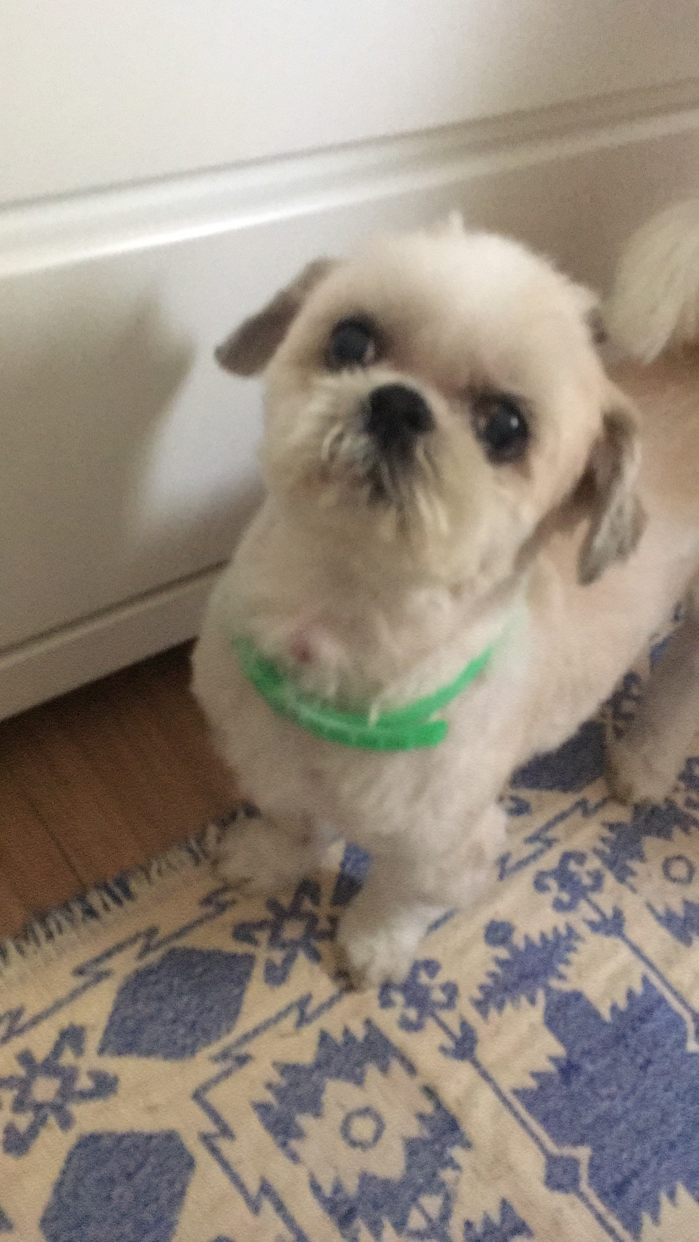
#> input picture AULA1_16/Laio.JPG, 2096 x 3724 px (shown at 1/3 size)
$ python aula3.py
#> lines starting #> are read from the running program, lines starting #| are printed output that depends on the picture
#> further down, img is the input picture: shape (3724, 2096, 3); mean B, G, R 128.6, 141.2, 152.1
import cv2 as cv
import numpy as np


def scale(frame, scale):
#> called with scale = 0.2
    altura = int(frame.shape[0]*scale)
#> altura = 744
    largura = int(frame.shape[1]*scale)
#> largura = 419
    dimensoes = (largura, altura)
#> dimensoes = (419, 744)
    return cv.resize(frame, dimensoes, interpolation=cv.INTER_AREA)
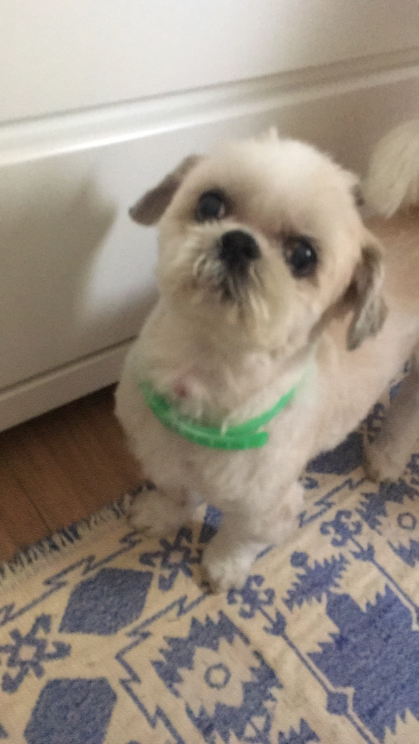
#> returned value: shape (744, 419, 3); mean of channels 0, 1, 2 128.6, 141.2, 152.1; drawn as B, G, R


blank = np.zeros((500, 500, 3), dtype='uint8')
cv.imshow("Preto", blank)


img = cv.imread("Laio.JPG")
cv.imshow("laio", scale(img, 0.2))
# pintar a imagem com certa cor
blank[:] = 0, 255, 0
cv.imshow("Verde", blank)
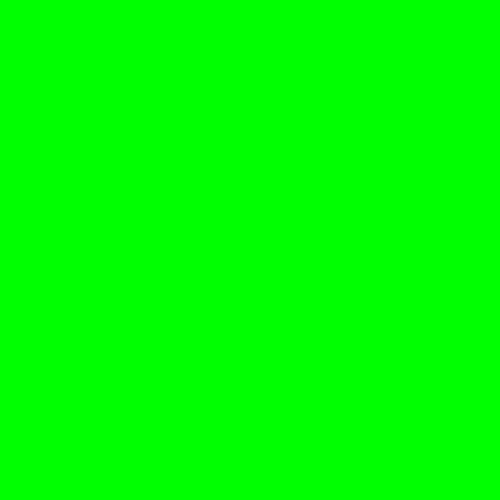
#> window 'Verde': shape (500, 500, 3); mean B, G, R 0, 255, 0
# desenhar um retangulo
cv.rectangle(blank, (0, 0), (250, 250), (0, 0, 255), thickness=2)

cv.rectangle(blank, (400, 400), (300, 200), (255, 0, 0), thickness=cv.FILLED)

cv.imshow("retangulo", blank)
# desenhar um circulo
cv.circle(blank, (300, 100), 50, (0, 0, 0), thickness=3)
cv.imshow("circulo", blank)

# desenhar um linha
cv.line(blank, (500, 0), (0, 500), (255, 255, 255), thickness=30)
cv.imshow("linha", blank)
# escrever texto
cv.putText(blank, 'Dinossauro bebado', (200, 400),
           cv.FONT_HERSHEY_TRIPLEX, 1.0, (0, 0, 0), thickness=2)
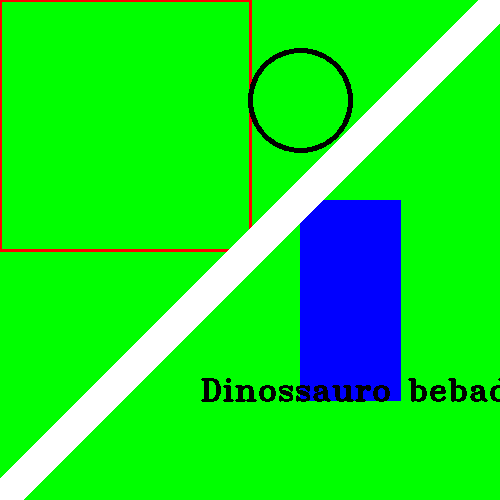
#> blank: shape (500, 500, 3); mean of channels 0, 1, 2 42.1, 228.7, 24.7; drawn as B, G, R
cv.imshow("texto", blank)
cv.waitKey(0)

$ run again, with AULA1_16/china.jpg copied over AULA1_16/Laio.JPG
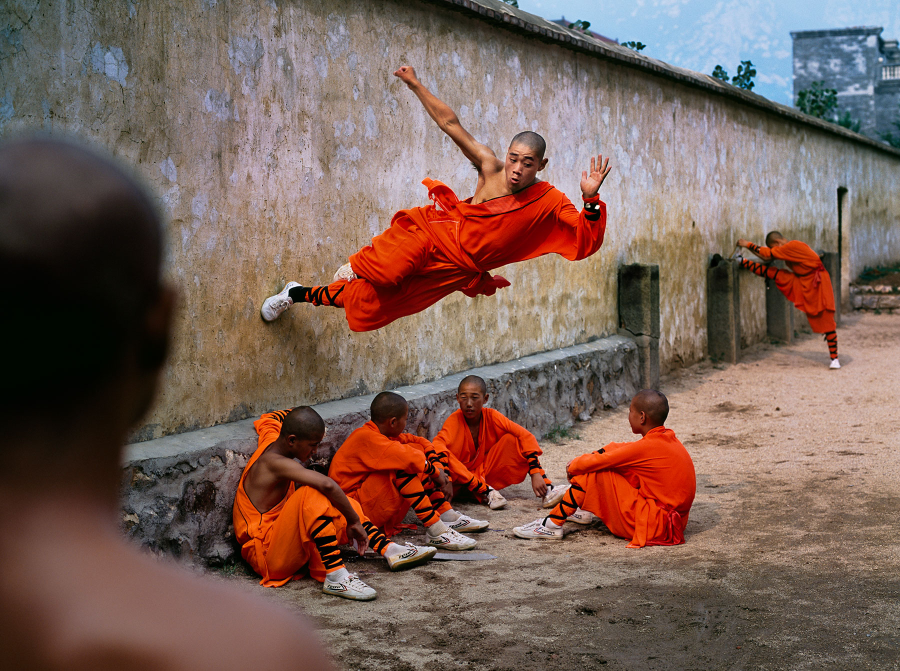
#> input picture AULA1_16/china.jpg, 1800 x 1342 px (shown at 1/2 size)
#> img is the input picture: shape (1342, 1800, 3); mean B, G, R 87.7, 96.5, 121.7
#> in scale, `return cv.resize(frame, dimensoes, interpolation=cv.INTER_AREA)`:
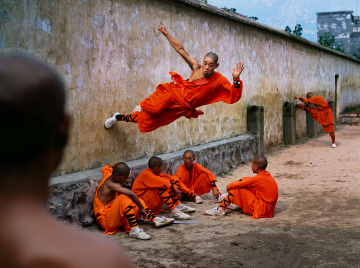
#> returned value: shape (268, 360, 3); mean of channels 0, 1, 2 87.7, 96.5, 121.7; drawn as B, G, R
